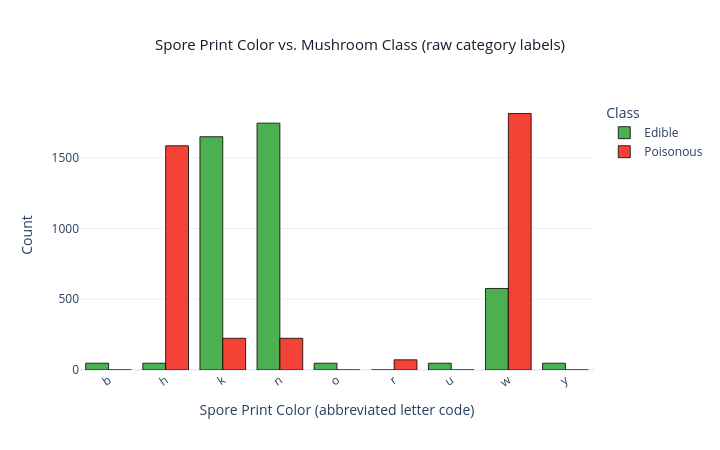

Notebook code for this chart:
### Markdown cell above
### Plot 3 – Spore Print Color vs. Target Class

`spore-print-color` is one of the strongest predictors in the dataset after `odor` removal. This plot examines its class-conditional distribution and highlights near-deterministic category values.

### Code cell
spc_class = df[['poisonous']].copy()
spc_class['spore-print-color'] = X_raw['spore-print-color']

spc_counts = spc_class.groupby(['spore-print-color', 'poisonous']).size().unstack(fill_value=0)
spc_counts.columns = ['Edible', 'Poisonous']
spc_counts = spc_counts.reset_index()

fig = go.Figure()

fig.add_trace(go.Bar(
    name='Edible',
    x=spc_counts['spore-print-color'],
    y=spc_counts['Edible'],
    marker_color='#4caf50',
    marker_line_color='black',
    marker_line_width=0.8
))

fig.add_trace(go.Bar(
    name='Poisonous',
    x=spc_counts['spore-print-color'],
    y=spc_counts['Poisonous'],
    marker_color='#f44336',
    marker_line_color='black',
    marker_line_width=0.8
))

fig.update_layout(
    title=dict(text='Spore Print Color vs. Mushroom Class (raw category labels)', font=dict(size=15, color='#1a1a2e'), x=0.5),
    xaxis_title='Spore Print Color (abbreviated letter code)',
    yaxis_title='Count',
    barmode='group',
    legend_title='Class',
    plot_bgcolor='white',
    width=720,
    height=450,
    xaxis=dict(tickangle=-35)
)

fig.show()

### Figure 1 — Plotly figure (JSON) as saved in the notebook; plotly's stock layout.template omitted (floating-point values rounded to 4 significant figures)
{"data": [{"marker": {"color": "#4caf50", "line": {"color": "black", "width": 0.8}}, "name": "Edible", "type": "bar", "x": ["b", "h", "k", "n", "o", "r", "u", "w", "y"], "y": [48, 48, 1648, 1744, 48, 0, 48, 576, 48]}, {"marker": {"color": "#f44336", "line": {"color": "black", "width": 0.8}}, "name": "Poisonous", "type": "bar", "x": ["b", "h", "k", "n", "o", "r", "u", "w", "y"], "y": [0, 1584, 224, 224, 0, 72, 0, 1812, 0]}], "layout": {"barmode": "group", "height": 450, "legend": {"title": {"text": "Class"}}, "plot_bgcolor": "white", "title": {"font": {"color": "#1a1a2e", "size": 15}, "text": "Spore Print Color vs. Mushroom Class (raw category labels)", "x": 0.5}, "width": 720, "xaxis": {"tickangle": -35, "title": {"text": "Spore Print Color (abbreviated letter code)"}}, "yaxis": {"title": {"text": "Count"}}}}
